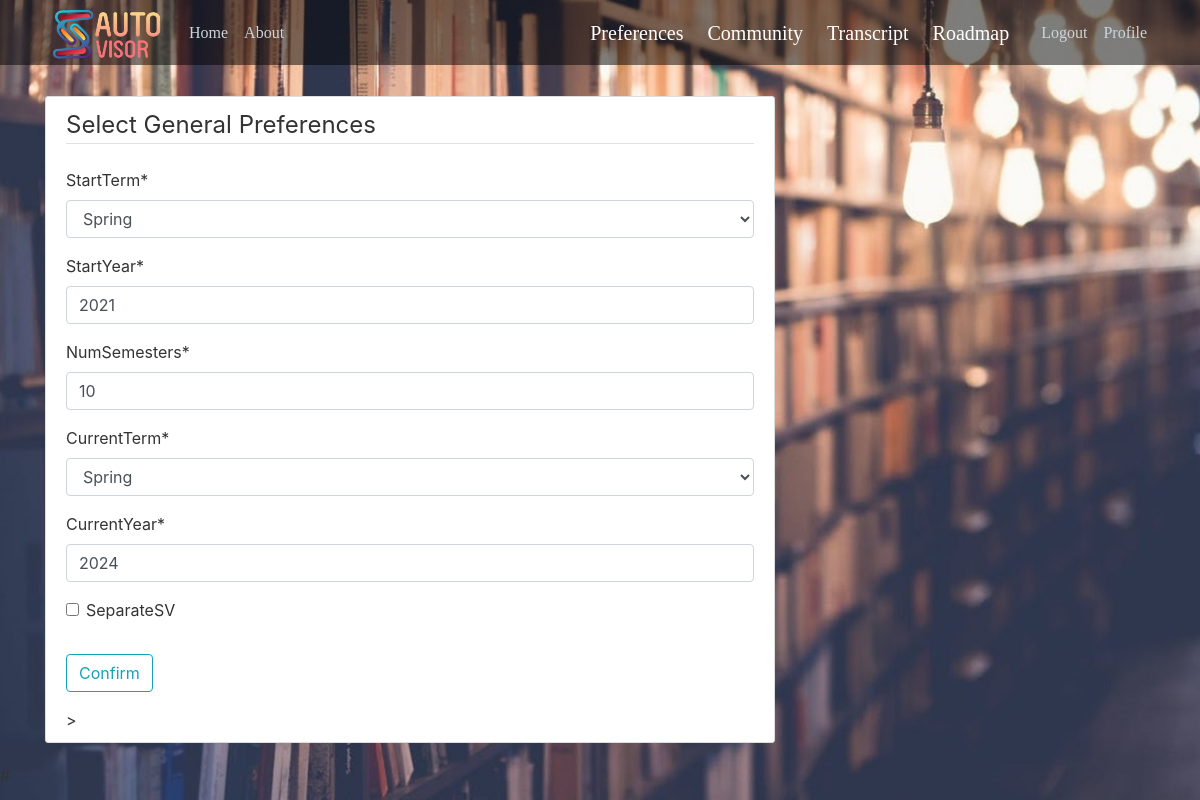
The page /General_Pref/ (signed in) on the database as committed earlier.
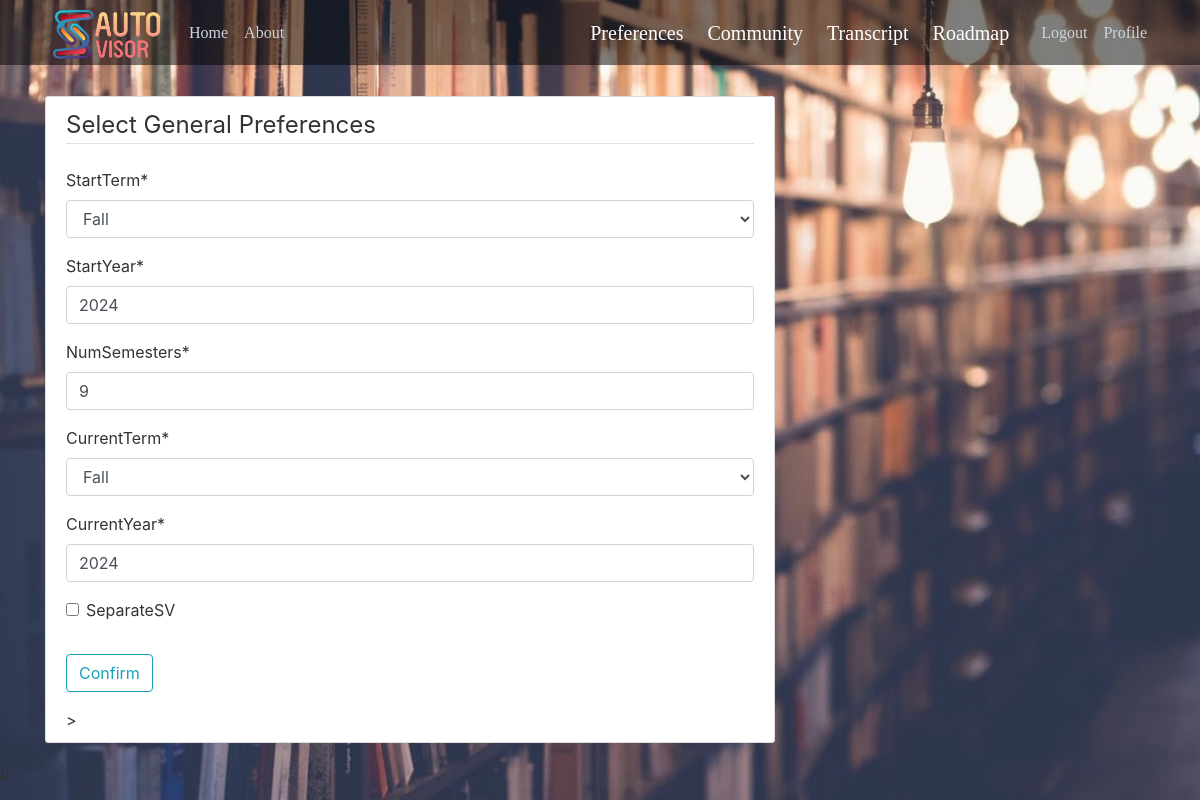
The same page on the database as committed later.
### schedule/models.py (models this page shows, shortened)
class Student(models.Model):
	id = models.AutoField(auto_created=True, primary_key=True)
	studentID = models.CharField(max_length=9,unique=True)
	user = models.OneToOneField(User, default=None, null=True, on_delete=models.CASCADE)
	startTerm = models.CharField(max_length=6,choices=TERMS,default='Fall')
	startYear = models.IntegerField(default=date.today().year)
	numSemesters = models.IntegerField(default=8)
	currentTerm = models.CharField(max_length=6, choices=TERMS, default='Fall')
	currentYear = models.IntegerField(default=date.today().year)
	catalogue = models.ForeignKey('Catalogue',on_delete=models.RESTRICT)
	prefCourseList = models.ManyToManyField('Course', symmetrical=False, blank=True, through='PreferredCourse')
	separateSV = models.BooleanField(default=False)
	roadmap = models.OneToOneField('Roadmap',on_delete=models.SET_NULL,default=None,blank=True,null=True)
	transcript = models.OneToOneField('Transcript',on_delete=models.SET_NULL,default=None,blank=True,null=True)
	friends = models.ManyToManyField('self',symmetrical=True,related_name='AcceptedFriends',blank=True)
	friendRequests = models.ManyToManyField('self',symmetrical=False,related_name='RequestFriends',blank=True)
	class Meta:
		ordering = ('studentID',)

### schedule/views.py (the view, shortened to what this page needs)
# urls.py: path('General_Pref/', views.General_Pref, name='General_Pref'),
@login_required
def General_Pref(request):
	if Student.objects.filter(user=request.user).exists() is False:
		return redirect("student")
	student = Student.objects.get(user=request.user)
	q_form = Select_GEN_forms(request.POST or None, instance=student)
	context = {
	'q_form': q_form
	}
	return render(request, 'schedule/General_Pref.html', context)

### schedule/forms.py
class Select_GEN_forms(forms.ModelForm):
    class Meta:
        model = Student
        fields = ['startTerm', 'startYear',
                  'numSemesters', 'currentTerm', 'currentYear', 'separateSV']

### schedule/templates/schedule/General_Pref.html (shortened to what this page needs)
{% extends "schedule/base.html" %}
{% load crispy_forms_tags %}
{% block content %}
	<div class="content-section">
		<form method="POST" enctype="multipart/form-data">
			<fieldset class="form-group">
				<legend class="border-bottom mb-4">Select General Preferences</legend>
                {{ q_form|crispy }}
            </fieldset>
			<div class="form-group">
				<button class="btn btn-outline-info" type="submit">Confirm</button>
			</div>
		</form>>
	</div>
	{% endblock content %}

Rows that differ between the two databases and show on the page:
changed Student: startTerm "Spring" → "Fall"; startYear "2021" → "2024"; numSemesters "10" → "9"; currentTerm "Spring" → "Fall"
